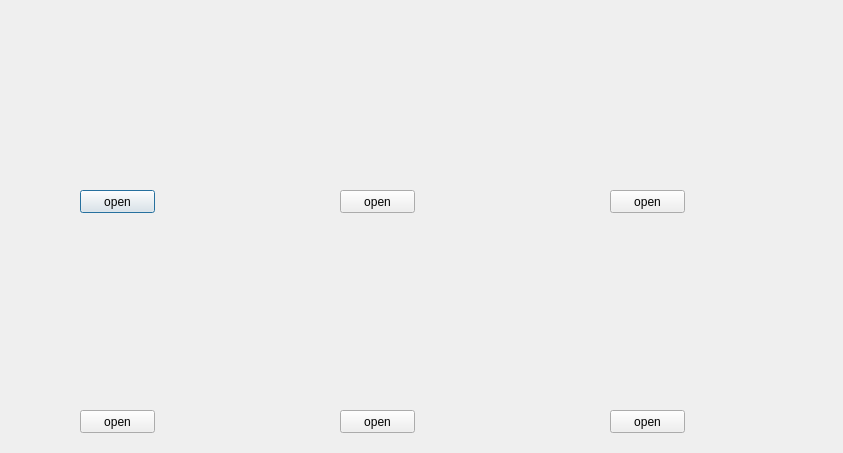
<?xml version="1.0" encoding="UTF-8"?>
<ui version="4.0">
 <class>Dialog</class>
 <widget class="QDialog" name="Dialog">
  <property name="geometry">
   <rect>
    <x>0</x>
    <y>0</y>
    <width>843</width>
    <height>453</height>
   </rect>
  </property>
  <property name="windowTitle">
   <string>Dialog</string>
  </property>
  <property name="styleSheet">
   <string notr="true">#Dialog {
	background-image: url(:/resrcs/imgs/gallery/blue-designed-grunge-concrete-texture-vintage-background-with-space-text-image.jpg)
}</string>
  </property>
  <widget class="QLabel" name="label_pic1">
   <property name="geometry">
    <rect>
     <x>40</x>
     <y>20</y>
     <width>221</width>
     <height>151</height>
    </rect>
   </property>
   <property name="styleSheet">
    <string notr="true">border-radius:20%;</string>
   </property>
   <property name="text">
    <string/>
   </property>
  </widget>
  <widget class="QLabel" name="label_pic2">
   <property name="geometry">
    <rect>
     <x>300</x>
     <y>20</y>
     <width>221</width>
     <height>151</height>
    </rect>
   </property>
   <property name="text">
    <string/>
   </property>
  </widget>
  <widget class="QLabel" name="label_pic3">
   <property name="geometry">
    <rect>
     <x>570</x>
     <y>20</y>
     <width>221</width>
     <height>151</height>
    </rect>
   </property>
   <property name="text">
    <string/>
   </property>
  </widget>
  <widget class="QLabel" name="label_pic4">
   <property name="geometry">
    <rect>
     <x>40</x>
     <y>240</y>
     <width>221</width>
     <height>151</height>
    </rect>
   </property>
   <property name="styleSheet">
    <string notr="true">border-radius:20%;</string>
   </property>
   <property name="text">
    <string/>
   </property>
  </widget>
  <widget class="QLabel" name="label_pic5">
   <property name="geometry">
    <rect>
     <x>300</x>
     <y>240</y>
     <width>221</width>
     <height>151</height>
    </rect>
   </property>
   <property name="styleSheet">
    <string notr="true">border-radius:20%;</string>
   </property>
   <property name="text">
    <string/>
   </property>
  </widget>
  <widget class="QLabel" name="label_pic6">
   <property name="geometry">
    <rect>
     <x>570</x>
     <y>240</y>
     <width>221</width>
     <height>151</height>
    </rect>
   </property>
   <property name="styleSheet">
    <string notr="true">border-radius:20%;</string>
   </property>
   <property name="text">
    <string/>
   </property>
  </widget>
  <widget class="QPushButton" name="pushButton">
   <property name="geometry">
    <rect>
     <x>80</x>
     <y>190</y>
     <width>75</width>
     <height>23</height>
    </rect>
   </property>
   <property name="text">
    <string>open</string>
   </property>
  </widget>
  <widget class="QPushButton" name="pushButton_2">
   <property name="geometry">
    <rect>
     <x>80</x>
     <y>410</y>
     <width>75</width>
     <height>23</height>
    </rect>
   </property>
   <property name="text">
    <string>open</string>
   </property>
  </widget>
  <widget class="QPushButton" name="pushButton_3">
   <property name="geometry">
    <rect>
     <x>610</x>
     <y>190</y>
     <width>75</width>
     <height>23</height>
    </rect>
   </property>
   <property name="text">
    <string>open</string>
   </property>
  </widget>
  <widget class="QPushButton" name="pushButton_4">
   <property name="geometry">
    <rect>
     <x>340</x>
     <y>190</y>
     <width>75</width>
     <height>23</height>
    </rect>
   </property>
   <property name="text">
    <string>open</string>
   </property>
  </widget>
  <widget class="QPushButton" name="pushButton_5">
   <property name="geometry">
    <rect>
     <x>610</x>
     <y>410</y>
     <width>75</width>
     <height>23</height>
    </rect>
   </property>
   <property name="text">
    <string>open</string>
   </property>
  </widget>
  <widget class="QPushButton" name="pushButton_6">
   <property name="geometry">
    <rect>
     <x>340</x>
     <y>410</y>
     <width>75</width>
     <height>23</height>
    </rect>
   </property>
   <property name="text">
    <string>open</string>
   </property>
  </widget>
 </widget>
 <resources/>
 <connections/>
</ui>
